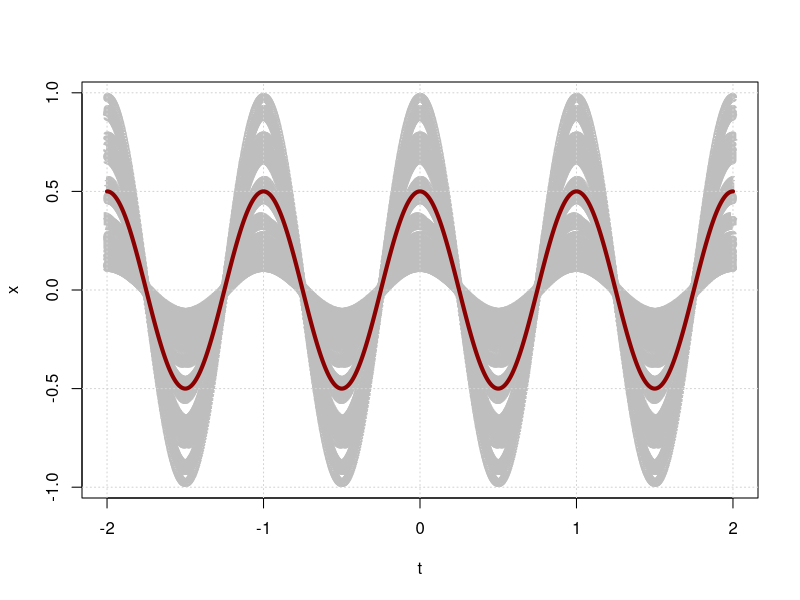
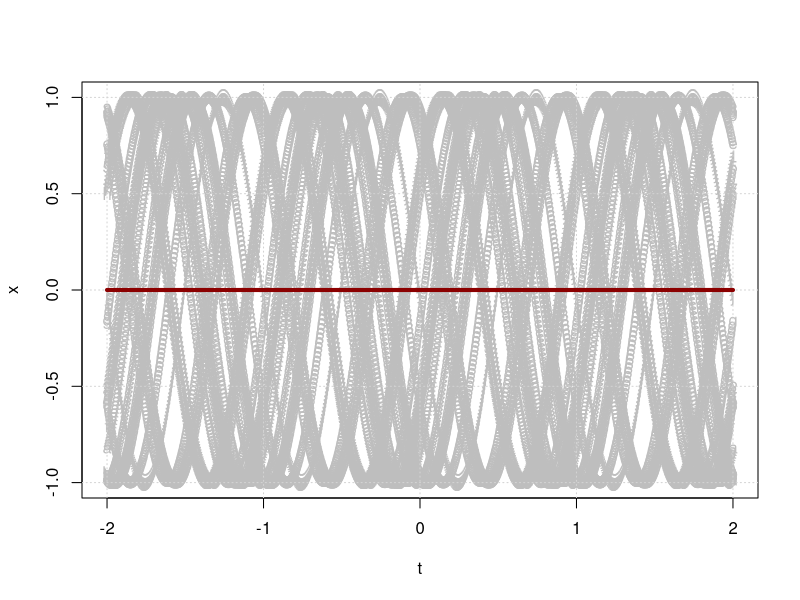
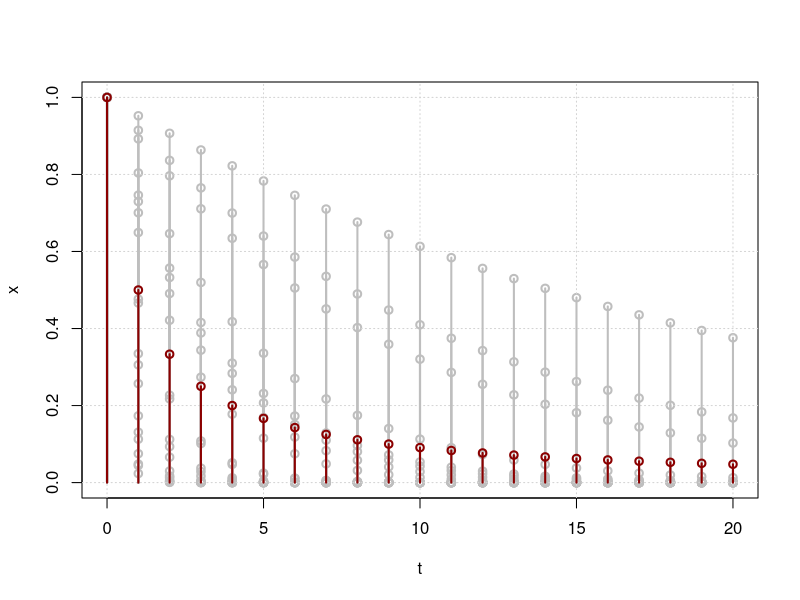
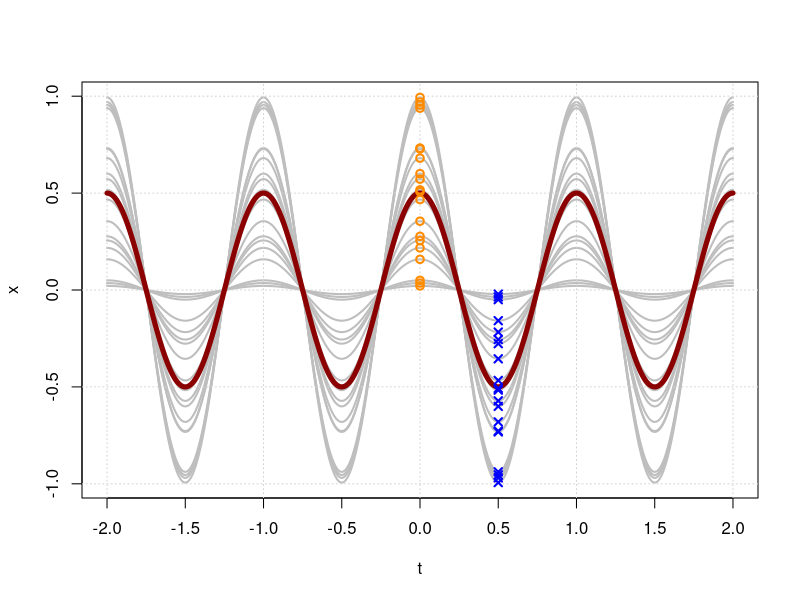
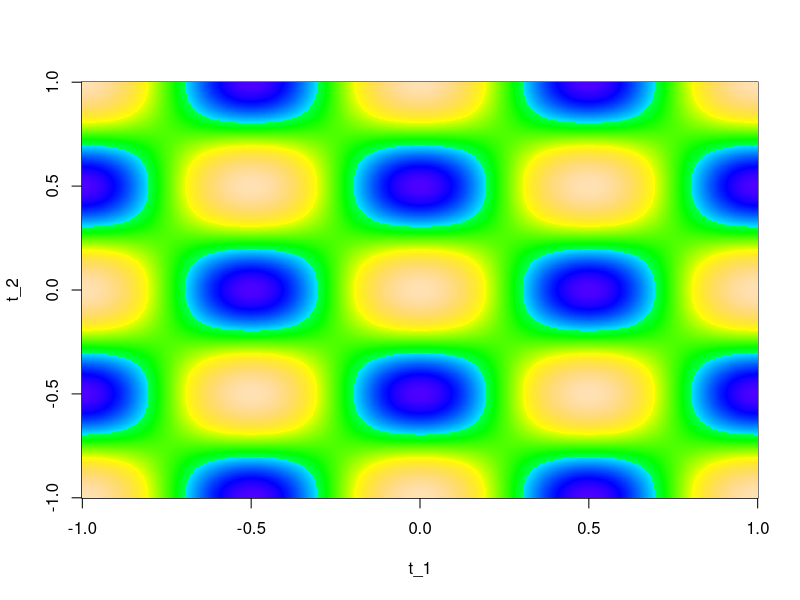
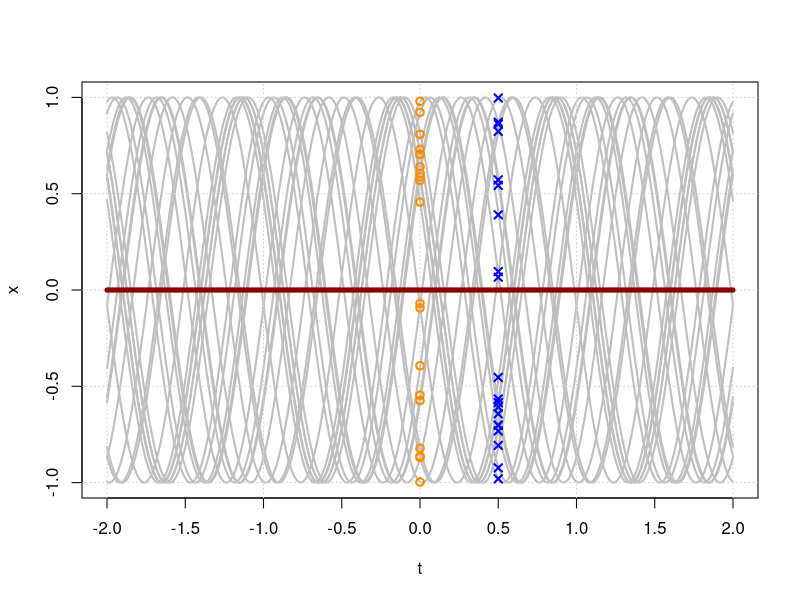
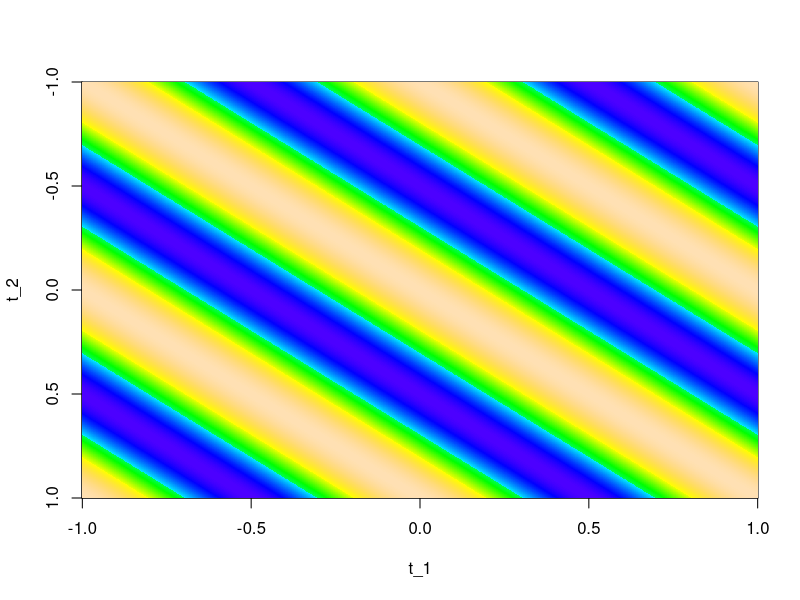
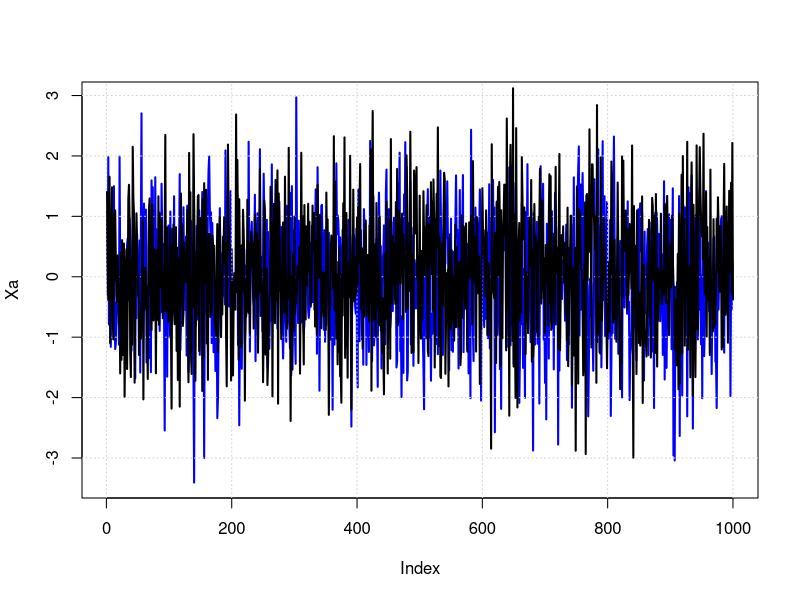

These figures' R source, in order:
#############
# Chapter 10.2 Mean and correlation functions

## Example 10.5

# R code for Example 10.5
x = matrix(0, 1000, 20)
t = seq(-2, 2, (2+2)/999)

for (i in 1:20) {
    x[,i] = runif(1) * cos(2 * pi * t)
}

matplot(t, x, lwd=2, col="gray")
grid()
lines(t, 0.5*cos(2*pi*t), lwd=4, col="darkred")

## Example 10.6

# R code for Example 10.6
x = matrix(0, 1000, 20)
t = seq(-2, 2, (2+2)/999)

for (i in 1:20) {
    x[,i] = cos(2*pi*t+2*pi*runif(1))
}

matplot(t, x, lwd=2, col="gray")
grid()
lines(t, 0*cos(2*pi*t), lwd=4, col="darkred")

## Example 10.8

# R code for Example 10.7
x = matrix(0, 21, 20)
t = 0:20

for (i in 1:20) {
    x[,i] = runif(1) ^ t
}

matplot(t, x, pch=1, col="gray", lwd=2)
grid()

for (i in 1:ncol(x)) {
    lines(t, x[,i], type='h', col="gray", lwd=2)
}
lines(t, 1/(t+1), col="darkred", lwd=2, pch=1, type="p")
lines(t, 1/(t+1), col="darkred", lwd=2, type="h")

## Example 10.11

# R code for Example 10.11: Plot the time function
t = seq(-2, 2, len = 1000)
x = matrix(0, 1000, 20)

for (i in 1:20) {
    x[,i] = runif(1) * cos(2*pi*t)
}

matplot(t, x, lwd=2, col="gray", type="l", lty="solid", xaxp=c(-2,2, 8))
grid()
lines(t, 0.5*cos(2*pi*t), lwd=5, col="darkred")
points(numeric(20), x[501,], lwd=2, col="darkorange")
points(numeric(20) + 0.5, x[626,], lwd=2, col="blue", pch=4)

# R code for Example 10.11: Plot the autocorrelation function
t = seq(-1, 1, len=1000)
R = (1/3)*outer(cos(2*pi*t), cos(2*pi*t))
image(t, t, R, col=topo.colors(255), xlab="t_1", ylab="t_2")

## Example 10.12

# R code for Example 10.11: Plot the time function
t = seq(-2, 2, len = 1000)
x = matrix(0, 1000, 20)

for (i in 1:20) {
    x[,i] = cos((2*pi*t) + (2*pi*runif(1)))
}

matplot(t, x, lwd=2, col="gray", type="l", lty="solid", xaxp=c(-2,2, 8))
grid()
lines(t, 0*cos(2*pi*t), lwd=5, col="darkred")
points(numeric(20), x[501,], lwd=2, col="darkorange")
points(numeric(20) + 0.5, x[626,], lwd=2, col="blue", pch=4)

# R code for Example 10.12: Plot the autocorrelation function
t = seq(-1, 1, len=1000)
R = toeplitz(0.5*(cos(2*pi*t)))
image(t, t, R, col=topo.colors(255), ylim=c(1,-1), xlab="t_1", ylab="t_2")

#############
# Chapter 10.3 Wide sense stationary processes

## Example 10.14

# R code to demonstrate autocorrelation

# Figure 1
Xa = rnorm(1000)
Xa2 = rnorm(1000)

plot(Xa, type="l", lwd=2, col="blue")
grid()
lines(Xa2, lwd=2)

# Figure 2
N = 1000
T = 1000
X = matrix(rnorm(N*T), N, T)
xc = matrix(0, N, 2*T-1)

for (i in 1:N) {
    xc[i,] = ccf(X[i,], X[i,], lag.max=2*T-1, pl=FALSE)$acf/T
}

plot(xc[1,], type="l", lwd=2, col="darkblue")
lines(xc[2,], lwd=2)

#############
# Chapter 10.5 Wide sense stationary processes

## Example 10.15

# R code for Example 10.15
t = seq(-10, 10, by=0.001)
L = length(t)
X = rnorm(L)
h = 10 * sapply((1 - abs(t)), max, 0) / 1000
Y = convolve(X, h, type=c("circular"))

# Figure 1
plot(t, X, lwd=1, col="gray", type="l")
grid()
legend(6, 3.8, legend=c("X(t)", "μ_x(t)", "Y(t)", "μ_y(t)"), col=c("gray", "black", "darkorange", "yellow"), lty=c(1, 1, 1, 3), lwd=c(1, 4, 3, 4), bg="white")
abline(h=0, lwd=4, lty=1, col="yellow")
lines(t, Y, lwd=3, col="darkorange")
abline(h=0, lwd=4, lty=3)

# Figure 2
h2 = convolve(h, h, type="open")
Rx = numeric(40001)
Rx[20001] = 0.2
plot(seq(-20, 20, by=0.001), Rx, lwd=2, col="gray", type="l", xlim=c(-2,2), ylim=c(-0.05, 0.2))
grid()
legend(-2, 0.19, legend=c("R_x(t)", "R_y(t)"), col=c("gray", "darkorange"), lty=1:1, lwd=2)
lines(seq(-20, 20, by=0.001), h2, lwd=2, col="darkorange")

#############
# Chapter 10.6 Optimal linear filter

## Solve the Yule Walker equation

# R code to solve the Yule Walker Equation

y = scan("./ch10_LPC_data.txt")
K = 10
N = 320
y_corr = ccf(y, y, lag.max=2*length(y)-1, pl=FALSE)$acf
R = toeplitz(y_corr[N + 1:K-1])
lhs = y_corr[N + 1:K]
h = solve(R, lhs)

# Figure 1
plot(y, lwd = 4, col="blue", type="l")
grid()
legend(10, 0.1, legend=c("Y[n]"), col=c("blue"), lty=1:1, lwd=4)

# Figure 2
plot(y_corr, lwd = 4, type="l")
grid()
legend(10, 0.9, legend=c("R_y[k]"), col=c("black"), lty=1:1, lwd=4)

## Predict sample

# R code to predict the samples
y = scan("./ch10_LPC_data_02.txt")
K = 10
N = length(y)

y_corr = ccf(y, y, lag.max=2*N-1)$acf[,,1]
R = toeplitz(y_corr[N + 1:K-1])
lhs = y_corr[N + 1:K]
h = solve(R, lhs)

z = y[311:320]
yhat = numeric(340)
yhat[1:320] = y

for (t in 1:20) {
    predict = t(z) * h
    z = c(z[2:10], predict)
    yhat[320+t] = predict
}

plot(yhat, lwd=3, col="red", type="l")
grid()
legend(10, 0.9, legend=c("Prediction", "Input"), col=c("red", "gray"), lty=c(1, 2), lwd=2)
lines(y, lwd=4, col="gray", lty=3)

## Wiener filter 

# R code for Wiener filtering
library(pracma)
y = scan("./ch10_LPC_data_02.txt")
w = 0.05 * rnorm(320)
x = y + w

Ry = ccf(y, y, lag.max=2*length(y)-1, pl=FALSE)$acf
Rw = ccf(w, w, lag.max=2*length(w)-1, pl=FALSE)$acf
Sy = fft(Ry)
Sw = fft(Rw)
H = Sy / (Sy + Sw)

a = x[1:639]
a[is.na(a)] = 0
Yhat = H * fft(a[1:639])
yhat = Re(ifft(as.vector(Yhat)))

# Figure 1
plot(x, lwd=5, col="gray", type="l")
grid()
legend(10, -0.7, legend=c("Noisy Input X[n]", "Wiener Filtered Yhat[n]", "Ground Truth Y[n]"), col=c("gray", "red", "black"), lty=c(1, 1, 2), lwd=2)
lines(yhat[1:320], lwd=2, col="red")
lines(y, lwd=2, lty=3)

# Figure 2
plot(Rw, lwd=4, col="blue", label="h[n]", type="l")
legend(500, 0.85, legend=c("h[n]"), col=c("blue"), lty=c(1), lwd=c(4))
grid()

## Wiener deblurring

# R code to solve the Wiener deconvolution problem
library(pracma)

conv_same = function(x, y) {
    s = length(y) / 2
    e = length(x) + s - 1
    return (convolve(x, y, type="open")[s:e])
}

y = scan("./ch10_wiener_deblur_data.txt")
g = ones(32, 1)/32
w = 0.02 * rnorm(320)
s = length(y)/2
e = length(g) + s - 1
x = conv_same(y, g) + w

Ry = ccf(y, y, lag.max=2*length(y)-1, pl=FALSE)$acf
Rw = ccf(w, w, lag.max=2*length(w)-1, pl=FALSE)$acf
Sy= fft(Ry)
Sw = fft(Rw)
a = g[1:639]
a[is.na(a)] = 0
G = fft(a[1:639])

H = (Conj(G) * Sy) / (abs(G) ^ 2 * Sy + Sw)
b = x[1:639]
b[is.na(b)] = 0
Yhat = H * fft(b[1:639])
yhat = Re(ifft(as.vector(Yhat)))

plot(x, lwd=4, col="gray", type="l", ylim=c(-0.7, 0.7))
grid()
legend(150, -0.45, legend=c("Noisy Input X[n]", "Wiener Filtered Yhat[n]", "Ground Truth Y[n]"), col=c("gray", "red", "black"), lty=c(1, 1, 2), lwd=2)
lines(16:(320+15), yhat[1:320], col="red", lwd=2)
lines(1:320, y, lwd=2, lty=3)

#############

